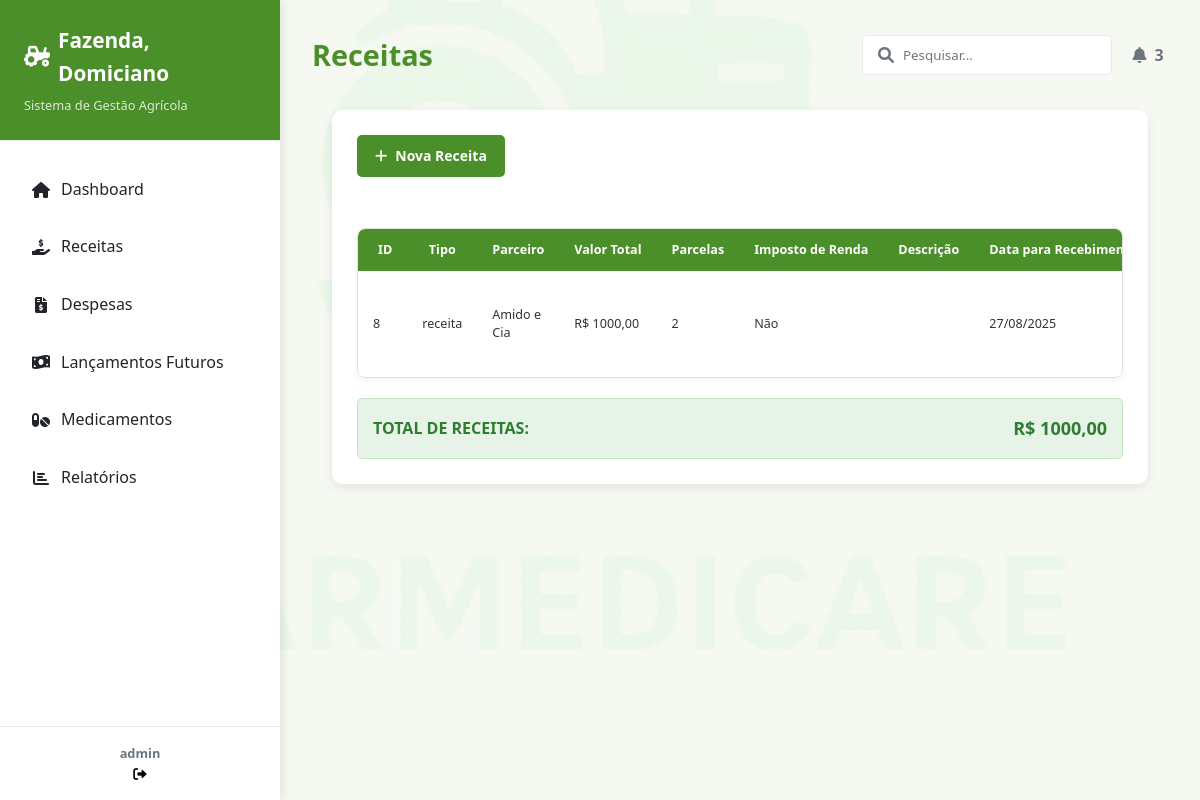
/pagina_movimentacao/listar/movimentacao/receita/ (signed in), run on an earlier commit of the app's database.
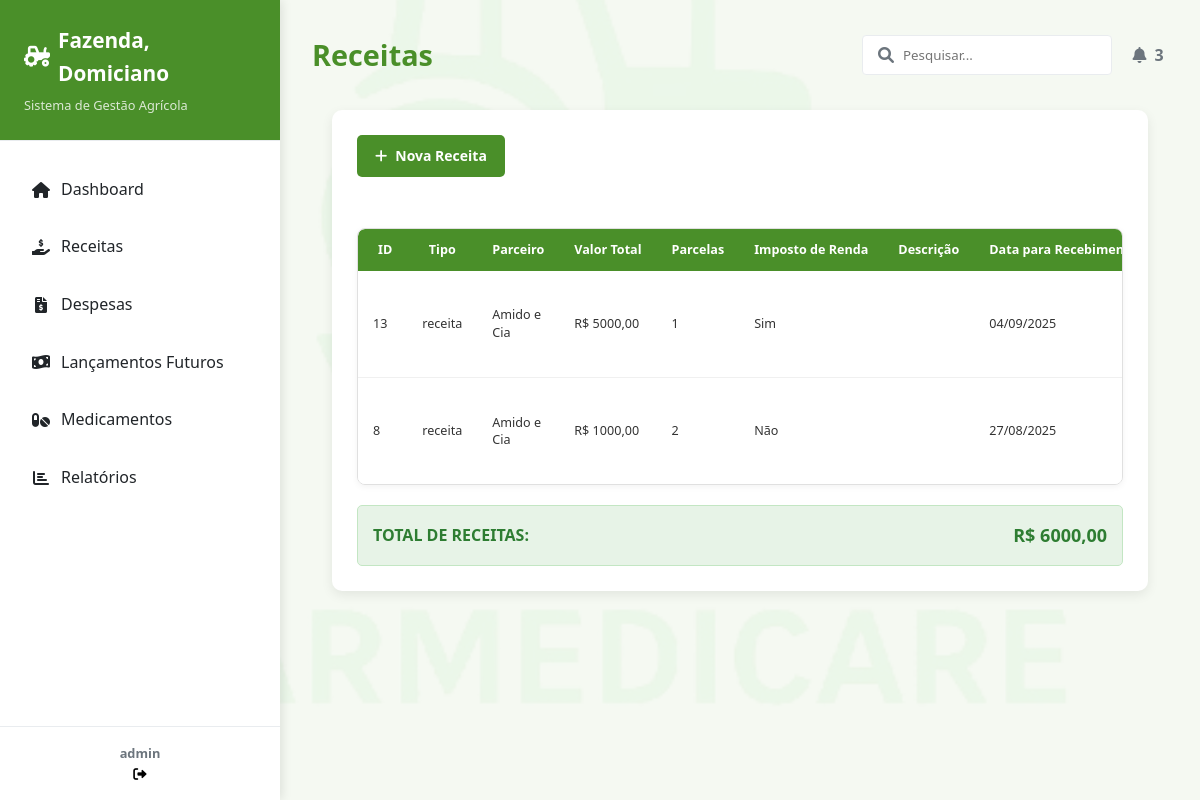
And on a later commit of the database.
### movimentacao/models.py (models this page shows, shortened)
class Movimentacao(models.Model):
    tipo = models.CharField(
        max_length=50,
        choices=[
            ("receita", "Receita"),
            ("despesa", "Despesa"),
        ],
    )
    parceiros = models.ForeignKey(
        Parceiros,
        on_delete=models.CASCADE,
        verbose_name="Empresa Parceira",
    )
    categoria = models.ForeignKey(
        "Categoria", on_delete=models.CASCADE, verbose_name="Categoria da Movimentação"
    )
    valor_total = models.DecimalField(max_digits=10, decimal_places=2)
    parcelas = models.IntegerField(default=1)
    imposto_renda = models.BooleanField(
        default=False,
        verbose_name="Imposto de Renda [Sim/Não]",
        choices=[
            (True, "Sim"),
            (False, "Não"),
        ],
    )
    descricao = models.TextField(blank=True, null=True, verbose_name="Descrição")
    data = models.DateField(verbose_name="Data da Movimentação")
    fazenda = models.ForeignKey(
        Fazenda,
        on_delete=models.CASCADE,
        verbose_name="Fazenda",
    )
    cadastrada_por = models.ForeignKey(
        User, on_delete=models.PROTECT, verbose_name="Cadastrado Por"
    )
    cadastrado_em = models.DateTimeField(
        auto_now_add=True, verbose_name="Cadastrado Em"
    )
    class Meta:
        verbose_name_plural = "Movimentações"
        ordering = ["-cadastrado_em"]
        unique_together = ("tipo", "parceiros", "data", "fazenda")

### perfis/models.py (models this page shows)
class Parceiros(models.Model):
    nome = models.CharField(max_length=100, verbose_name='Nome da Empresa Parceira')
    telefone = models.CharField(max_length=15, blank=True, null=True, verbose_name='Telefone')
    if_adicionais = models.TextField(blank=True, null=True, verbose_name='Informações Adicionais')
    email = models.EmailField(max_length=254, blank=True, null=True, verbose_name='E-mail')
    def __str__(self):
        return f"{self.nome}"
    class Meta:
        verbose_name = 'Parceiro'
        verbose_name_plural = 'Parceiros'
        ordering = ['nome']

### movimentacao/views.py (the view)
# urls.py: path('listar/movimentacao/receita/', MovimentacaoReceitaListView.as_view(), name='listar_movimentacao_receita'),
class MovimentacaoReceitaListView(LoginRequiredMixin, ListView):
    model = Movimentacao
    template_name = "receita/lista_receita.html"
    login_url = reverse_lazy('login')  # Altere para o nome da sua URL de login
    def get_queryset(self):
        return Movimentacao.objects.filter(tipo="receita").order_by("-data")
    def get_context_data(self, **kwargs):
        context = super().get_context_data(**kwargs)
        total_receitas = 0
        for receita in context["object_list"]:
            total_receitas += receita.valor_total
        context["total_receitas"] = total_receitas
        return context
    extra_context = {
        "title": "Lista de Receitas",
        "titulo": "Receitas",
        "subtitulo": "Aqui você pode visualizar todas as receitas registradas.",
        "registros": "Nenhuma receita encontrada.",
        "btn_cadastrar": "Nova Receita",
    }

### perfis/models.py (called while the page is built)
    def __str__(self):
        return f"{self.nome} - {self.cidade}"

### movimentacao/templates/receita/lista_receita.html (shortened to what this page needs)
{% extends 'modelo.html' %} {% load static %}  {% block conteudo %}
<main class="main-content">
  <header class="content-header">
    <h1>{{titulo}}</h1>
    <div class="header-actions">
      <div class="search-box">
        <input type="text" placeholder="Pesquisar..." />
        <i class="fas fa-search"></i>
      </div>
      <button class="btn btn-notification">
        <i class="fas fa-bell"></i>
        <span class="badge">3</span>
      </button>
    </div>
  </header>
  {% block conteudo_admin %} {% endblock %} {% endblock %}  {% block graficos %}
  <div class="modelo-lista-container">
    <div class="lista-header">
      <div class="search-and-actions">
        <a href="{% url 'cadastrar_movimentacao' %}" class="btn btn-primary">
          <i class="fas fa-plus"></i> {{btn_cadastrar}}
        </a>
      </div>
    </div>
    <br />
    <div class="table-container">
      <table class="modelo-table">
        <thead>
          <tr>
            <th>ID</th>
            <th>Tipo</th>
            <th>Parceiro</th>
            <th>Valor Total</th>
            <th>Parcelas</th>
            <th>Imposto de Renda</th>
            <th>Descrição</th>
            <th>Data para Recebimento</th>
          </tr>
        </thead>
        <tbody>
          {% for receita in object_list %}
          <tr>
            <td>{{ receita.pk }}</td>
            <td>{{ receita.tipo }}</td>
            <td>{{ receita.parceiros }}</td>
            <td>R$ {{ receita.valor_total|floatformat:2 }}</td>
            <td>{{ receita.parcelas }}</td>
            <td>
              {% if receita.imposto_renda %} Sim {% else %} Não {% endif %}
            </td>
            <td>{{ receita.descricao }}</td>
            <td>{{ receita.data|date:"d/m/Y" }}</td>
          </tr>
          {% empty %}
          <tr>
            <td colspan="12">{{registros}}</td>
          </tr>
          {% endfor %}
        </tbody>
      </table>
    </div>
    {% if object_list %}
    <div
      class="totais-container"
      style="
        margin-top: 20px;
        padding: 15px;
        background-color: #e7f3e7;
        border-radius: 5px;
        border: 1px solid #c3e6c3;
      "
    >
      <div
        style="
          display: flex;
          justify-content: space-between;
          align-items: center;
        "
      >
        <div style="font-weight: bold; font-size: 16px; color: #2e7d32">
          TOTAL DE RECEITAS:
        </div>
        <div style="font-weight: bold; font-size: 18px; color: #2e7d32">
          R$ {{ total_receitas|floatformat:2 }}
        </div>
      </div>
    </div>
    {% endif %}
  </div>
  {% endblock %} {% block ultimos_registros %} {% endblock %}

What changed in the data, as far as the page shows it:
added Movimentacao: pk "13", tipo "receita", parceiros "Amido e Cia", valor_total "5000,00", parcelas "1", imposto_renda "Sim", data "04/09/2025"
Also different on the page:
{{ total_receitas|floatformat:2 }}: "1000,00" → "6000,00"
